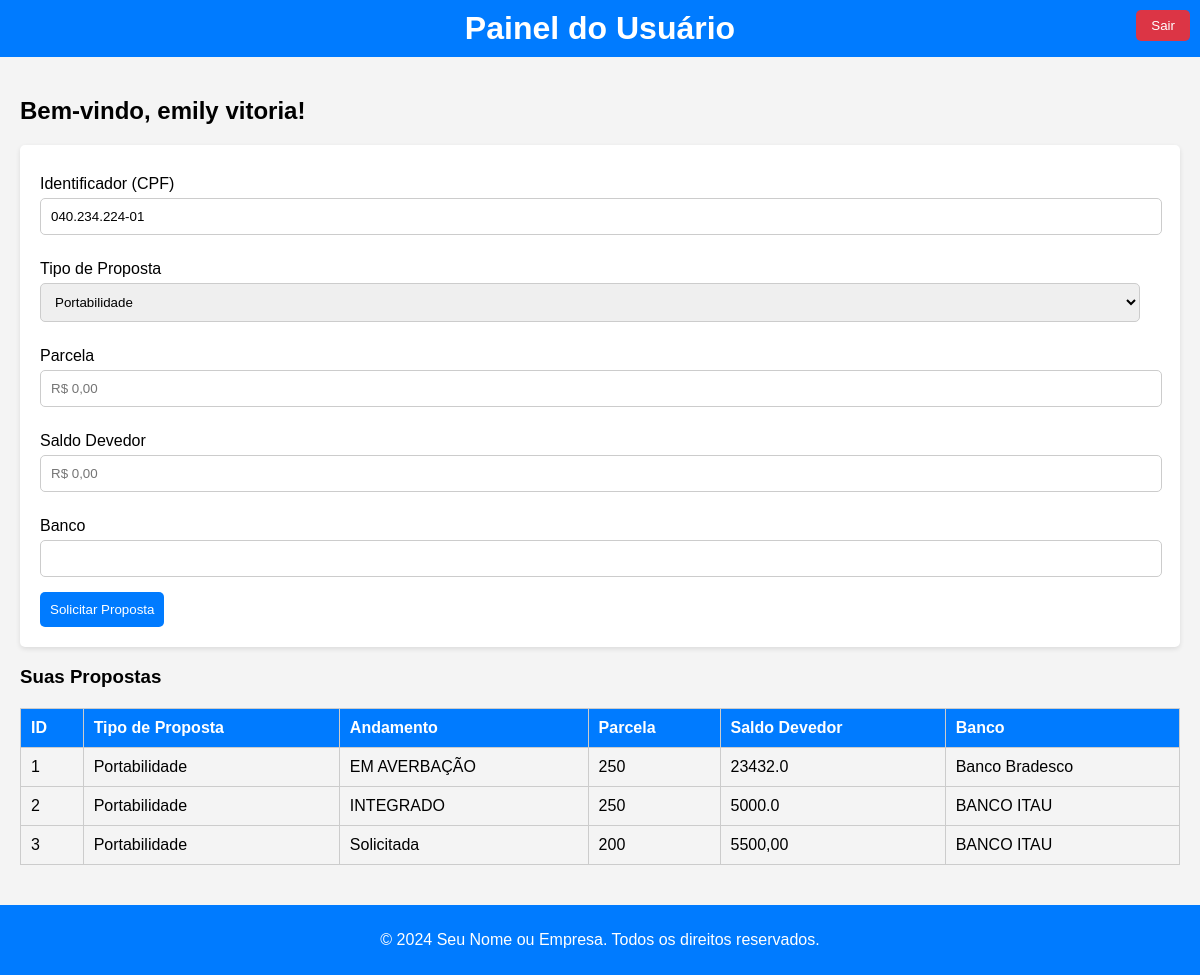
Before: /dashboard (signed in) with the older database file.
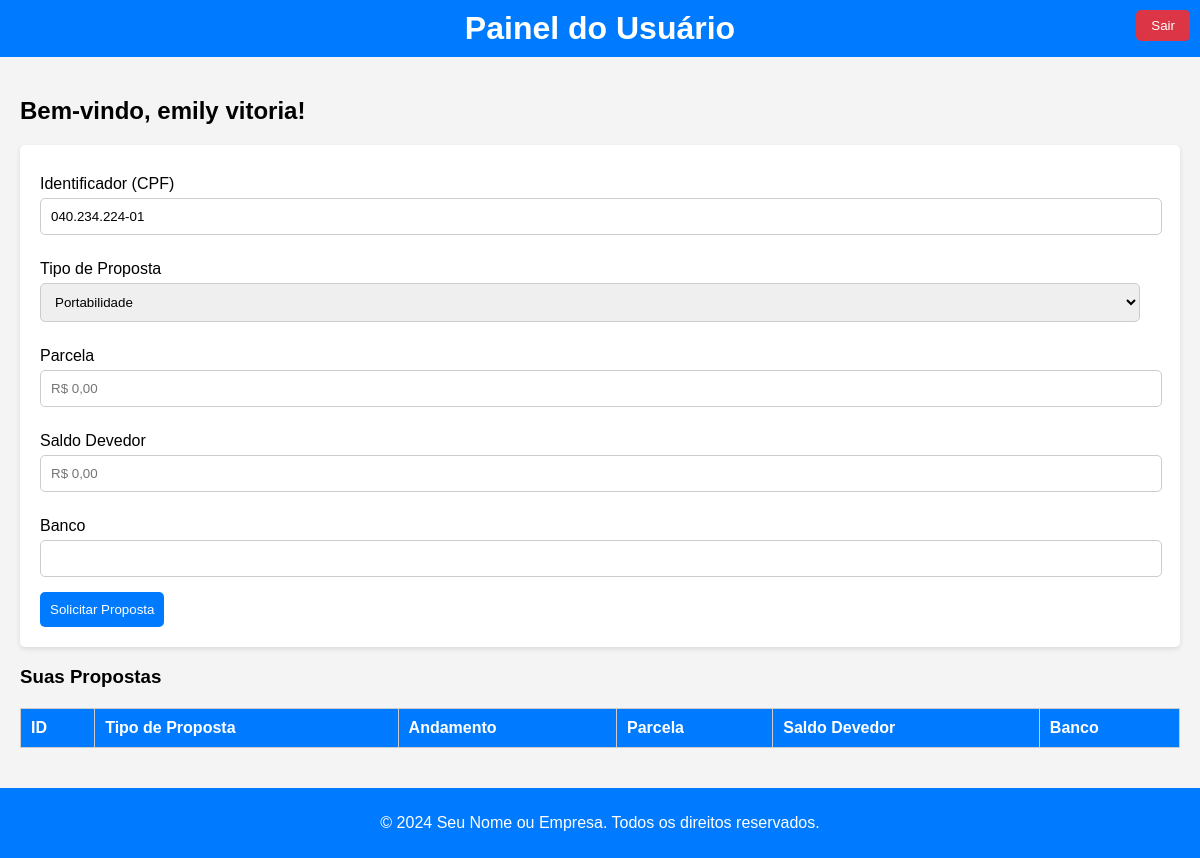
After: the same page with the newer database file.
### tables this page shows
CREATE TABLE users (
        id INTEGER PRIMARY KEY,
        cpf TEXT NOT NULL UNIQUE,
        nome TEXT NOT NULL,
        senha TEXT NOT NULL,
        is_admin INTEGER DEFAULT 0
    );

CREATE TABLE propostas (
        id INTEGER PRIMARY KEY,
        nome TEXT NOT NULL,
        andamento TEXT NOT NULL,
        parcela INTEGER NOT NULL,
        saldo_devedor REAL NOT NULL,
        banco TEXT NOT NULL,
        user_id INTEGER,
        FOREIGN KEY(user_id) REFERENCES users(id)
    );

### site.py (the view)
@app.route('/dashboard')
def dashboard():
    if 'user_id' not in session:
        return redirect('/login')
    conn = sqlite3.connect('users.db')
    cursor = conn.cursor()
    cursor.execute("SELECT p.*, u.cpf FROM propostas p JOIN users u ON p.user_id = u.id WHERE u.id = ?", (session['user_id'],))
    propostas = cursor.fetchall()
    conn.close()
    return render_template('dashboard.html', nome=session['nome'], cpf=session['cpf'], propostas=propostas)

### templates/dashboard.html (shortened to what this page needs)
<!DOCTYPE html>
<html lang="pt-BR">
<head>
</head>
<body>
<header>
    <h1>Painel do Usuário</h1>
    <a href="/"><button class="logout-button">Sair</button></a>
</header>
<div class="container">
    <h2>Bem-vindo, {{ nome }}!</h2>
    <form method="POST" action="/solicitar_proposta">
        <label for="identificador">Identificador (CPF)</label>
        <input type="text" id="identificador" name="identificador" value="{{ cpf }}" readonly>
        <label for="tipo_proposta">Tipo de Proposta</label>
        <select id="tipo_proposta" name="tipo_proposta" required>
            <option value="Portabilidade">Portabilidade</option>
        </select>
        <label for="parcela">Parcela</label>
<input type="text" id="parcela" name="parcela" required placeholder="R$ 0,00">
        <label for="saldo_devedor">Saldo Devedor</label>
        <input type="text" id="saldo_devedor" name="saldo_devedor" required placeholder="R$ 0,00">
        <label for="banco">Banco</label>
        <input type="text" id="banco" name="banco" required>
        <button type="submit">Solicitar Proposta</button>
    </form>
    <h3>Suas Propostas</h3>
    <table>
        <thead>
            <tr>
                <th>ID</th>
                <th>Tipo de Proposta</th>
                <th>Andamento</th>
                <th>Parcela</th>
                <th>Saldo Devedor</th>
                <th>Banco</th>
            </tr>
        </thead>
        <tbody>
            {% for proposta in propostas %}
            <tr>
                <td data-label="ID">{{ proposta[0] }}</td>
                <td data-label="Tipo de Proposta">{{ proposta[1] }}</td>
                <td data-label="Andamento">{{ proposta[2] }}</td>
                <td data-label="Parcela">{{ proposta[3] }}</td>
                <td data-label="Saldo Devedor">{{ proposta[4] }}</td>
                <td data-label="Banco">{{ proposta[5] }}</td>
            </tr>
            {% endfor %}
        </tbody>
    </table>
</div>
<footer>
    <p>&copy; 2024 Seu Nome ou Empresa. Todos os direitos reservados.</p>
</footer>
</body>
</html>

### templates/dashboard.html (style rules this page uses)
body { font-family: Arial, sans-serif; background-color: #f4f4f4; margin: 0; display: flex; flex-direction: column; min-height: 100vh; }
header { background-color: #007BFF; color: white; padding: 10px; text-align: center; position: relative; }
h1 { margin: 0; }
.logout-button { position: absolute; right: 10px; top: 10px; background-color: #dc3545; color: white; border: none; padding: 8px 15px; border-radius: 5px; cursor: pointer; }
.container { padding: 20px; flex: 1; }
table { width: 100%; border-collapse: collapse; margin: 20px 0; overflow-x: auto; }
th, td { border: 1px solid #ccc; padding: 10px; text-align: left; }
th { background-color: #007BFF; color: white; }
button { background-color: #007BFF; color: white; padding: 10px; border: none; border-radius: 5px; cursor: pointer; }
footer { background-color: #007BFF; color: white; text-align: center; padding: 10px; position: relative; }
form { background-color: white; padding: 20px; border-radius: 5px; box-shadow: 0 2px 5px rgba(0, 0, 0, 0.1); }
label { display: block; margin: 10px 0 5px; }
input, select { width: calc(100% - 20px); padding: 10px; border: 1px solid #ccc; border-radius: 5px; margin-bottom: 15px; }

Changed rows visible on the page:
no longer on this page (row edited): users: nome "emily vitoria"
no longer on this page (row edited): propostas: id "1", nome "Portabilidade", andamento "EM AVERBAÇÃO", parcela "250", saldo_devedor "23432.0", banco "Banco Bradesco"
removed propostas: id "2", nome "Portabilidade", andamento "INTEGRADO", parcela "250", saldo_devedor "5000.0", banco "BANCO ITAU"
removed propostas: id "3", nome "Portabilidade", andamento "Solicitada", parcela "200", saldo_devedor "5500,00", banco "BANCO ITAU"
Other visible differences:
{{ nome }}: (not shown) → "emily vitoria"
